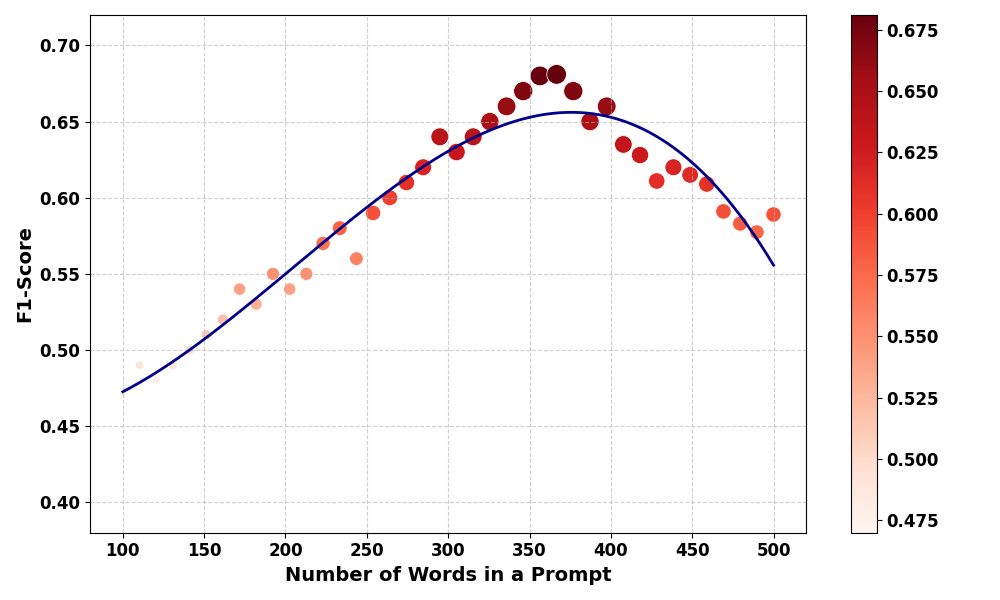

Source code (Python):
import numpy as np
import matplotlib.pyplot as plt
import seaborn as sns
from scipy.interpolate import UnivariateSpline

# 指定横轴和对应的 F1-score 值
f1_scores = np.array([0.47, 0.49, 0.48, 0.49, 0.50, 0.51, 0.52, 0.54, 0.53, 0.55,
                      0.54, 0.55, 0.57, 0.58, 0.56, 0.59, 0.60, 0.61, 0.62, 0.64,
                      0.63, 0.64, 0.65, 0.66, 0.67, 0.68, 0.681, 0.67, 0.65, 0.66,
                      0.635, 0.628, 0.611, 0.620, 0.615, 0.609, 0.591, 0.583, 0.5774, 0.589])  # F1-score 值数组

# 横轴数据点与 F1-score 数组的长度对应
number_of_words = np.linspace(100, 500, len(f1_scores))  # 根据 F1-score 数组长度调整横轴数据点

# 创建颜色映射
colors = f1_scores

# 创建图表
plt.figure(figsize=(10, 6))
scatter = sns.scatterplot(
    x=number_of_words, y=f1_scores, hue=colors, palette="Reds", size=colors, sizes=(20, 200), legend=None
)

# 使用 UnivariateSpline 创建拟合曲线
spline = UnivariateSpline(number_of_words, f1_scores, s=0.5)  # s 是平滑参数
x_smooth = np.linspace(100, 500, 500)  # 平滑曲线的横轴范围
y_smooth = spline(x_smooth)  # 拟合曲线的纵轴数据
plt.plot(x_smooth, y_smooth, color='darkblue', linestyle='-', linewidth=2, label="Fitted Curve")  # 实线并加深颜色

# 添加颜色条（右侧的图例）
norm = plt.Normalize(vmin=colors.min(), vmax=colors.max())  # 归一化颜色范围
sm = plt.cm.ScalarMappable(cmap="Reds", norm=norm)  # 使用红色渐变
sm.set_array([])  # 设置颜色条的数组为空
cbar = plt.colorbar(sm, ax=plt.gca())  # 添加颜色条
# cbar.set_label("F1-Score")  # 设置颜色条标签

# 使用 for 循环加粗颜色条的刻度标签
for tick in cbar.ax.get_yticklabels():
    tick.set_fontsize(12)  # 设置字体大小
    tick.set_color('black')  # 设置字体颜色
    tick.set_fontweight('bold')  # 设置字体加粗
    tick.set_rotation(0)  # 可选：旋转角度

# 图表美化
# plt.title("Performance of the Model with Various Numbers of Words in Prompts", fontsize=16, fontweight='bold')
plt.xlabel("Number of Words in a Prompt", fontsize=14, fontweight='bold')
plt.ylabel("F1-Score", fontsize=14, fontweight='bold')
plt.xticks(np.arange(100, 501, 50), fontsize=12, fontweight='bold')
plt.yticks(fontsize=12, fontweight='bold')
plt.ylim(0.38, 0.72)
plt.grid(True, linestyle="--", alpha=0.6)

# 保存和展示图表
plt.tight_layout()
plt.savefig("data_anysics/prompt_length.png")
plt.savefig("data_anysics/prompt_length.pdf")
plt.show()
